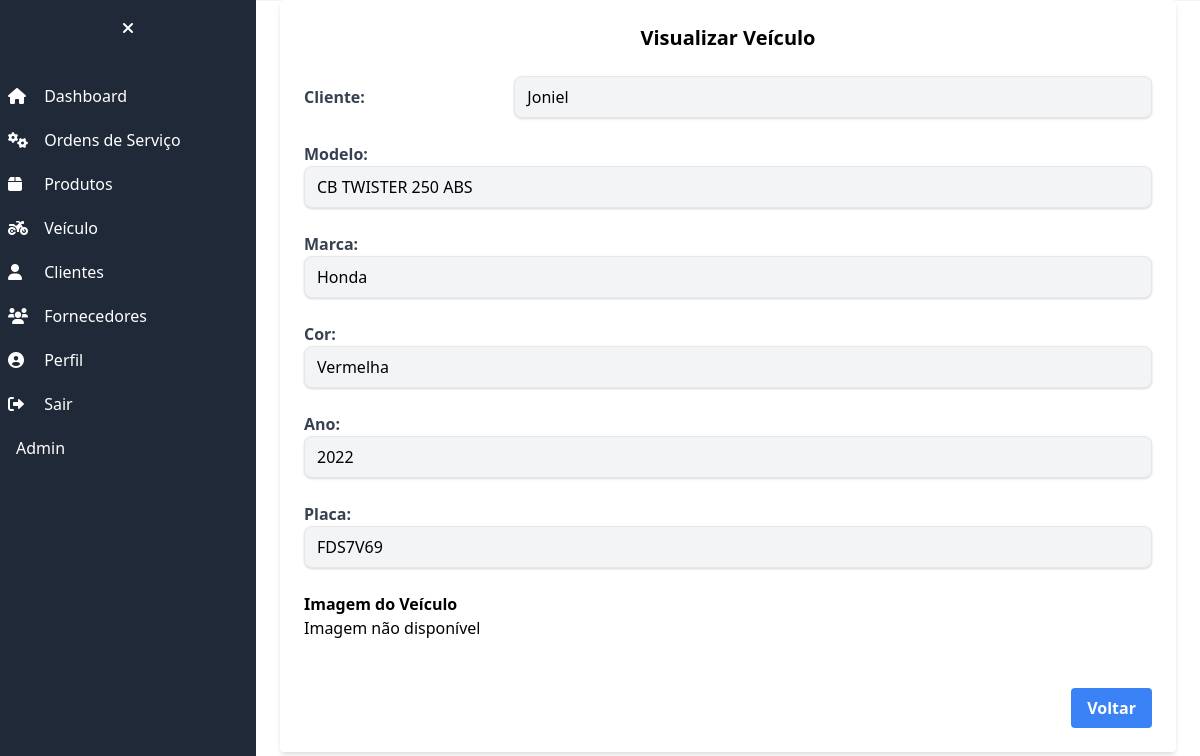
The app's page /veiculos/veiculos/1/ (signed in), older data.
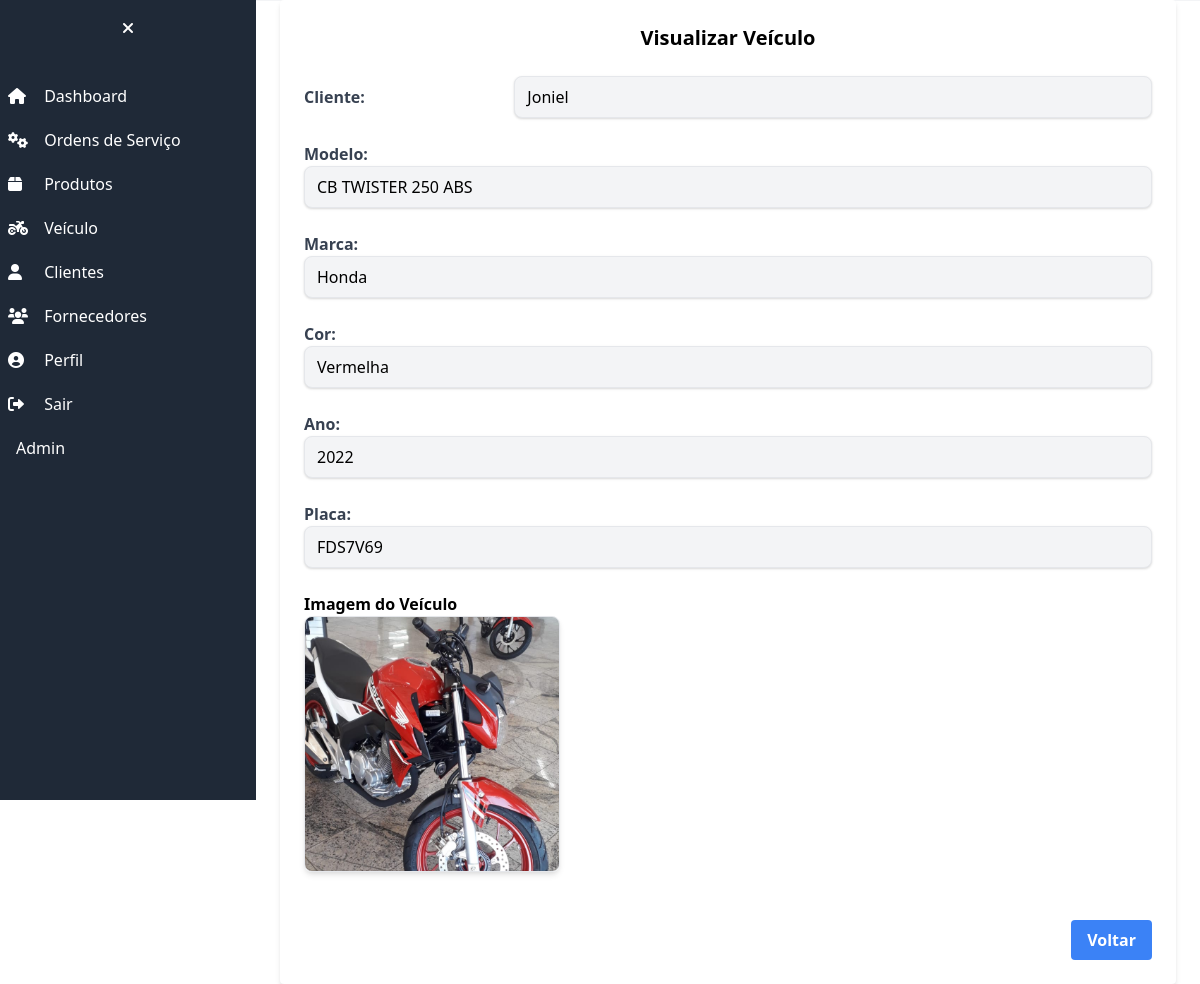
The same page, newer data.
### veiculo/models.py (models this page shows, shortened)
class Veiculo(models.Model):
    cliente_nome = models.ForeignKey(Cliente, on_delete=models.CASCADE, verbose_name='Nome do Cliente')
    modelo = models.CharField(max_length=100)
    marca = models.CharField(max_length=100)
    cor = models.CharField(max_length=100)
    ano = models.CharField(max_length=4)
    placa = models.CharField(max_length=8)
    foto_veiculo = models.ImageField(upload_to='images/', blank=True, verbose_name='Foto do veiculo')
    class Meta:
        verbose_name = 'Veiculo'
        verbose_name_plural = 'Veiculos'

### cliente/models.py (models this page shows, shortened)
class Cliente(models.Model):
    nome = models.CharField('NOME', max_length=255)
    cpf_cnpj = models.CharField('CPF', max_length=18, validators=[validate_cpf_cnpj])
    data_nascimento = models.DateField('NASCIDO EM')
    telefone = models.CharField('TELEFONE 1', max_length=20, validators=[validate_phone])
    telefone2 = models.CharField('TELEFONE 2', max_length=20, validators=[validate_phone], blank=True)
    email = models.EmailField('EMAIL', blank=True)
    endereco_cep = models.CharField('CEP', max_length=10, blank=True)
    endereco_logradouro = models.CharField('ENDEREÇO', max_length=255, blank=True)
    endereco_numero = models.CharField('NÚMERO', max_length=10, blank=True)
    endereco_bairro = models.CharField('BAIRRO', max_length=255, blank=True)
    endereco_cidade = models.CharField('CIDADE', max_length=255, blank=True)
    endereco_estado = models.CharField('ESTADO', max_length=2, choices=ESTADOS_CHOICES, blank=True)
    endereco_complemento = models.CharField('COMPLEMENTO', max_length=255, blank=True)
    observacao = models.TextField('OBSERVAÇÕES', blank=True)
    criado_em = models.DateTimeField('CRIADO EM', auto_now_add=True)
    class Meta:
        verbose_name = 'Cliente'
        verbose_name_plural = 'Clientes'
    def __str__(self) -> str:
        return self.nome

### veiculo/views.py (the view)
# urls.py: path('veiculos/<int:pk>/', VeiculoDetailView.as_view(), name='veiculo_detail'),
class VeiculoDetailView(DetailView):
    model = Veiculo
    template_name = "veiculo_detail.html"
    context_object_name = "veiculo"

### veiculo/templates/veiculo_detail.html (shortened to what this page needs)
{% extends "base.html" %}
{% block content %}
<div class="w-full max-w-4xl bg-white  mx-auto  rounded shadow-md p-6">
    <h2 class="text-xl font-bold mb-6 text-center">Visualizar Veículo</h2>
    <div class="grid grid-cols-1 gap-6">
        <div class="flex items-center">
            <label class="w-1/3 font-bold text-gray-700">Cliente:</label>
            <p class="w-full py-2 px-3 border rounded-lg shadow bg-gray-100">{{veiculo.cliente_nome}}</p>
        </div>
        <div>
            <label class="block font-bold text-gray-700">Modelo:</label>
            <p class="py-2 px-3 border rounded-lg shadow bg-gray-100">{{veiculo.modelo}}</p>
        </div>
        <div>
            <label class="block font-bold text-gray-700">Marca:</label>
            <p class="py-2 px-3 border rounded-lg shadow bg-gray-100">{{veiculo.marca}}</p>
        </div>
        <div>
            <label class="block font-bold text-gray-700">Cor:</label>
            <p class="py-2 px-3 border rounded-lg shadow bg-gray-100">{{veiculo.cor}}</p>
        </div>
        <div>
            <label class="block font-bold text-gray-700">Ano:</label>
            <p class="py-2 px-3 border rounded-lg shadow bg-gray-100">{{veiculo.ano}}</p>
        </div>
        <div>
            <label class="block font-bold text-gray-700">Placa:</label>
            <p class="py-2 px-3 border rounded-lg shadow bg-gray-100">{{veiculo.placa}}</p>
        </div>
    <div>
        <label class="font-bold">Imagem do Veículo</label>
        {% if veiculo.foto_veiculo %}
            <img src="{{ veiculo.foto_veiculo.url }}" alt="Imagem do Veículo" class="w-64 h-64 object-cover border rounded-lg shadow-md">
        {% else %}
            <p>Imagem não disponível</p>
        {% endif %}
    </div>
    <div class="mt-6 flex justify-end">
        <a href="/veiculos" class="bg-blue-500 hover:bg-blue-600 text-white font-bold py-2 px-4 rounded focus:outline-none focus:shadow-outline">
            Voltar
        </a>
    </div>
</div>
{% endblock  %}

Row changes from the older to the newer data that the page shows:
changed Veiculo "CB TWISTER 250 ABS": foto_veiculo: picture added
Text that changed along with them:
text no longer shown: "Imagem não disponível"
